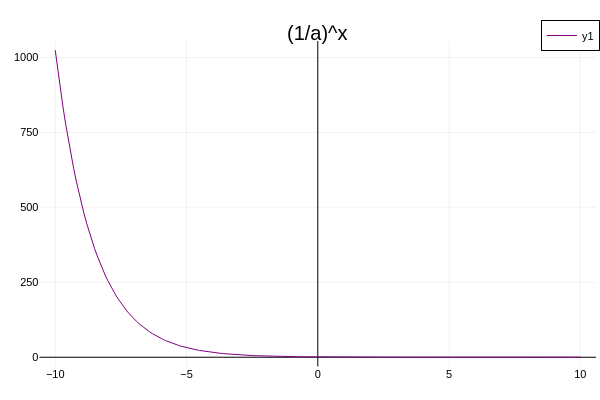

Source (notebook cell):
### Markdown cell above
<a id="exponential-decay"></a>
#### Exponential Decay

**Mathematical Concept:**
When the base $a$ is strictly between 0 and 1, the function models exponential decay, asymptotically approaching the x-axis as $x$ increases.
$$ f(x) = \left(\frac{1}{a}\right)^x , \quad 0 < \frac{1}{a} < 1 $$

**Modeling Objective:**
Visualize continuous decay within a system over a progressive domain.

[↑ Back to Table of Contents](#table-of-contents)

### Code cell
x = -10:0.1:10
f(x) = (1/2)^x

plot(x,f,color=:purple, framestyle=:zerolines, title="(1/a)^x")

### Figure 1 — Plotly figure (JSON) as saved in the notebook; plotly's stock layout.template omitted (floating-point values rounded to 4 significant figures; data arrays with more than 128 entries replaced by an {"elided": "..."} marker saying what was removed)
{"data": [{"colorbar": {"len": 0.9039, "title": "", "x": 0.9934, "y": 0.4896}, "legendgroup": "y1", "line": {"color": "rgba(128, 0, 128, 1.000)", "dash": "solid", "shape": "linear", "width": 1}, "mode": "lines", "name": "y1", "showlegend": true, "type": "scatter", "x": {"elided": "201 float values"}, "xaxis": "x", "y": {"elided": "201 float values"}, "yaxis": "y"}], "layout": {"annotations": [{"font": {"color": "rgba(0, 0, 0, 1.000)", "family": "sans-serif", "size": 20}, "rotation": 0, "showarrow": false, "text": "(1/a)^x", "x": 0.5296, "xanchor": "center", "xref": "paper", "y": 1, "yanchor": "top", "yref": "paper"}], "height": 400, "legend": {"bgcolor": "rgba(255, 255, 255, 1.000)", "bordercolor": "rgba(0, 0, 0, 1.000)", "borderwidth": 1, "font": {"color": "rgba(0, 0, 0, 1.000)", "family": "sans-serif", "size": 11}, "title": {"font": {"color": "rgba(0, 0, 0, 1.000)", "family": "sans-serif", "size": 15}, "text": ""}, "tracegroupgap": 0, "traceorder": "normal", "x": 1, "xanchor": "auto", "y": 1, "yanchor": "auto"}, "margin": {"b": 20, "l": 0, "r": 0, "t": 20}, "paper_bgcolor": "rgba(255, 255, 255, 1.000)", "plot_bgcolor": "rgba(255, 255, 255, 1.000)", "showlegend": true, "width": 600, "xaxis": {"anchor": "y", "domain": [0.06582, 0.9934], "gridcolor": "rgba(0, 0, 0, 0.100)", "gridwidth": 0.5, "linecolor": "rgba(0, 0, 0, 1.000)", "mirror": false, "range": [-10.6, 10.6], "showgrid": true, "showline": false, "showticklabels": true, "tickangle": 0, "tickcolor": "rgba(0, 0, 0, 0.000)", "tickfont": {"color": "rgba(0, 0, 0, 1.000)", "family": "sans-serif", "size": 11}, "tickmode": "array", "ticks": "inside", "ticktext": ["−10", "−5", "0", "5", "10"], "tickvals": [-10, -5, 0, 5, 10], "title": "", "titlefont": {"color": "rgba(0, 0, 0, 1.000)", "family": "sans-serif", "size": 15}, "type": "-", "visible": true, "zeroline": true, "zerolinecolor": "rgba(0, 0, 0, 1.000)"}, "yaxis": {"anchor": "x", "domain": [0.03762, 0.9415], "gridcolor": "rgba(0, 0, 0, 0.100)", "gridwidth": 0.5, "linecolor": "rgba(0, 0, 0, 1.000)", "mirror": false, "range": [-30.72, 1055.0], "showgrid": true, "showline": false, "showticklabels": true, "tickangle": 0, "tickcolor": "rgba(0, 0, 0, 0.000)", "tickfont": {"color": "rgba(0, 0, 0, 1.000)", "family": "sans-serif", "size": 11}, "tickmode": "array", "ticks": "inside", "ticktext": ["0", "250", "500", "750", "1000"], "tickvals": [0, 250, 500, 750, 1000], "title": "", "titlefont": {"color": "rgba(0, 0, 0, 1.000)", "family": "sans-serif", "size": 15}, "type": "-", "visible": true, "zeroline": true, "zerolinecolor": "rgba(0, 0, 0, 1.000)"}}}
